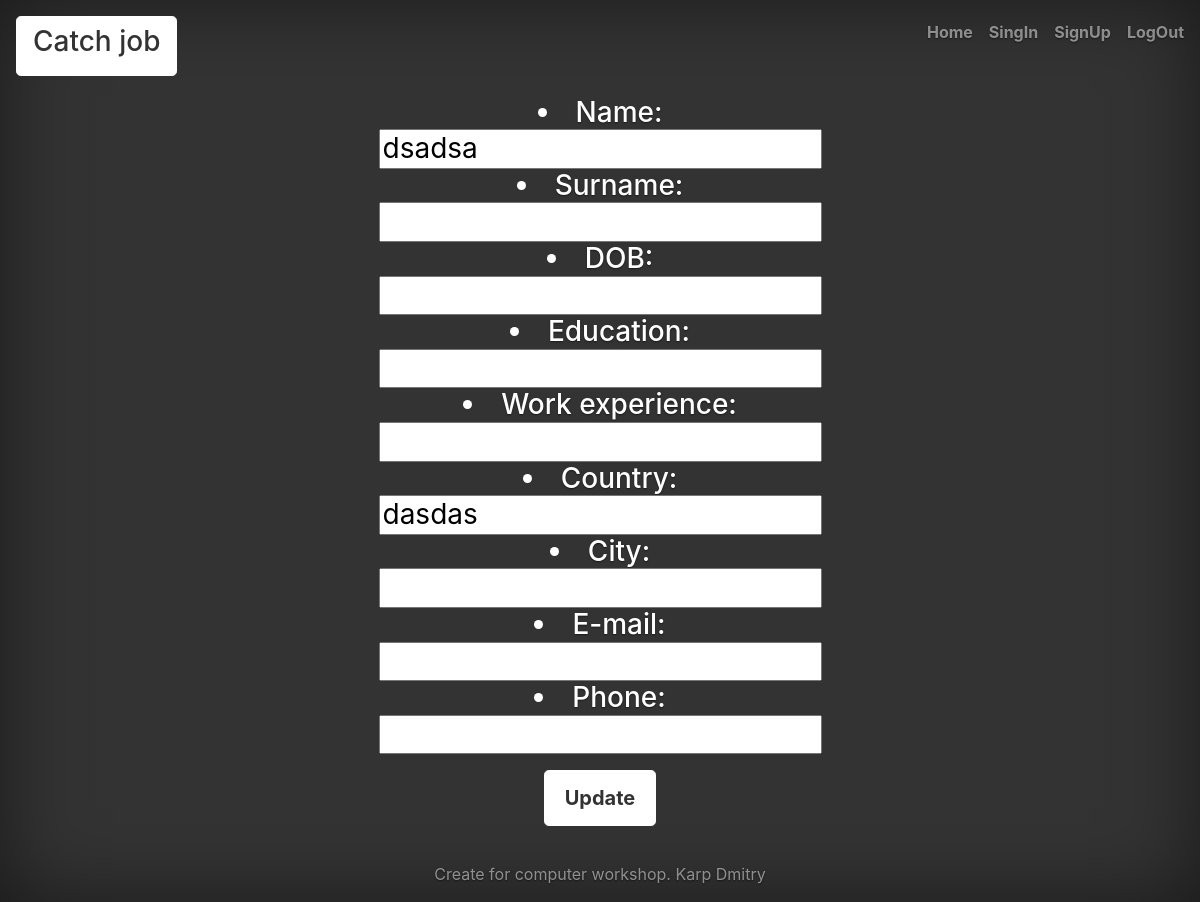
Page /home/update-profile/ (signed in) on the earlier database version.
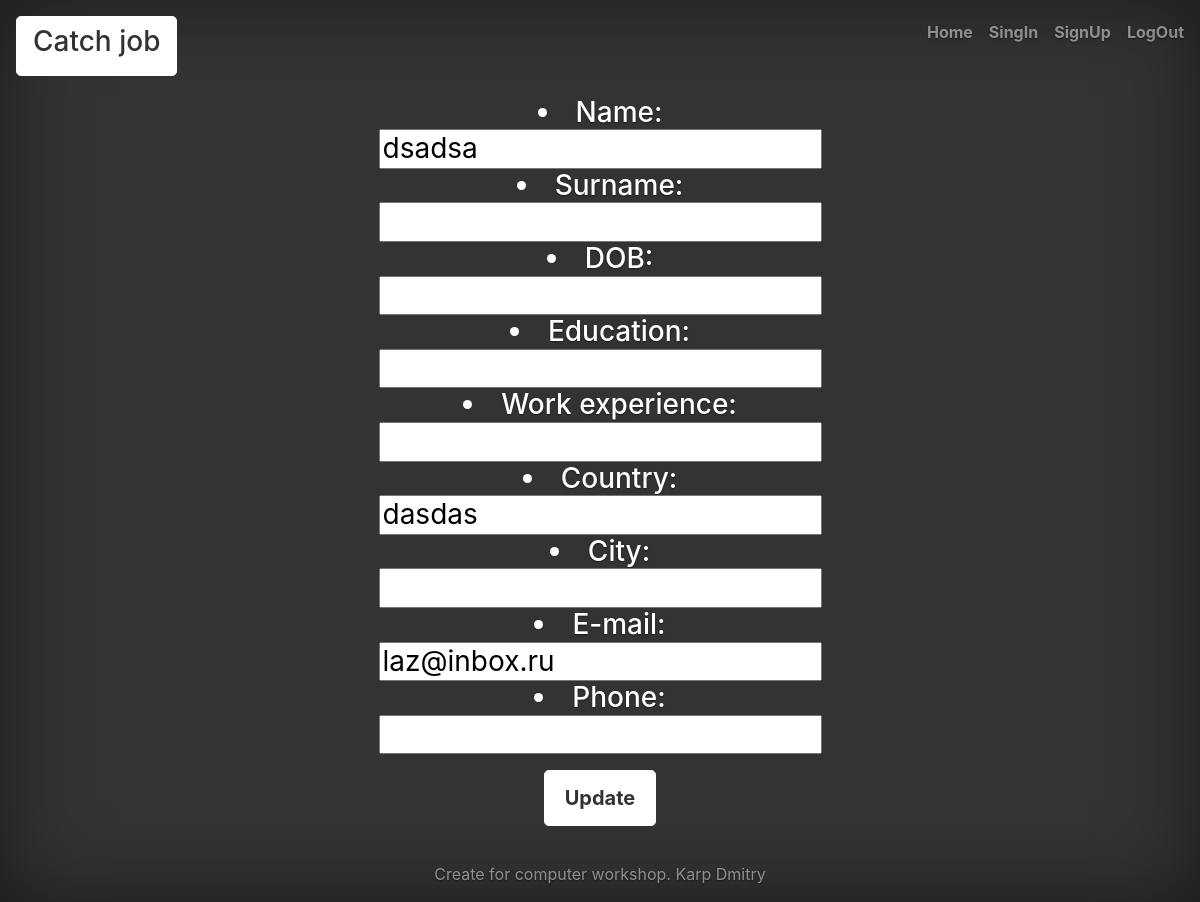
Same page on the later database version.
### main_app/models.py (models this page shows)
class Worker(models.Model):
    age = models.DateField(null=True)
    first_name = models.CharField(max_length=32)
    second_name = models.CharField(max_length=32)
    education = models.TextField(max_length=64)
    work_experience = models.TextField(max_length=1024)
    country = models.CharField(max_length=32)
    city = models.CharField(max_length=32)
    e_mail = models.EmailField()
    phone = models.IntegerField(null=True)
    account = models.ForeignKey(User, on_delete=models.CASCADE)

### main_app/views.py (the view, shortened to what this page needs)
# urls.py: path('home/update-profile/', UpdateProfile.as_view()),
class UpdateProfile(View):
    def get(self, request, *args, **kwargs):
        if request.user.is_authenticated:
            if my_is_staff(request.user):
                return render(request, 'main_app/update_profile.html',
                              context={'employer': True, 'data': Employer.objects.filter(account=request.user)})
            else:
                return render(request, 'main_app/update_profile.html',
                              context={'employer': False, 'data': Worker.objects.filter(account=request.user)})
        else:
            return redirect('/home/')

### main_app/views.py (called while the page is built)
def my_is_staff(my_user):
    return my_user.is_staff

### main_app/templates/main_app/update_profile.html (shortened to what this page needs)
{% extends 'main_app/base.html' %}
{% block link %}
    <a class="nav-link" href="/home">Home</a>
    <a class="nav-link" href="/sign-in">SingIn</a>
    <a class="nav-link" href="/sign-up">SignUp</a>
    <a class="nav-link" href="/log-out">LogOut</a>
{% endblock %}
{% block content %}
<h3 Align=Center class="form-signin row">
        <form action="" method="post">{% csrf_token %}
                {% for elem in data %}
                {% if not employer%}
                        <li>Name: <input type="text" name="first_name" value="{{ elem.first_name }}"></li>
                        <li>Surname: <input type="text" name="second_name" value="{{ elem.second_name }}"></li>
                        <li>DOB:{%if elem.age != None%}
                                 <input type="text" name="age" value="{{ elem.age }}">
                                {% else %}
                                <input type="text" name="age">
                                {% endif %}
                        </li>
                        <li>Education: <input type="text" name="education" value="{{ elem.education }}"></li>
                        <li>Work experience: <input type="text" name="work_experience" value="{{ elem.work_experience }}"></li>
                {% endif %}
                    <li>Country: <input type="text" name="country" value="{{ elem.country }}"></li>
                    <li>City: <input type="text" name="city" value="{{ elem.city }}"></li>
                    <li>E-mail: <input type="text" name="e_mail" value="{{ elem.e_mail }}"></li>
                    <li>Phone: {%if elem.phone != None %}
                                 <input type="text" name="phone" value="{{ elem.phone }}">
                                {% else %}
                                <input type="text" name="phone">
                                {% endif %}
                    </li>
                {% endfor %}
            <p><button class="btn btn-lg btn-secondary" type="submit">Update</button><p>
        </form>
    </h3>
{% endblock %}

Differences in the rows shown:
changed Worker "dsadsa": e_mail (not shown) → "laz@inbox.ru"
